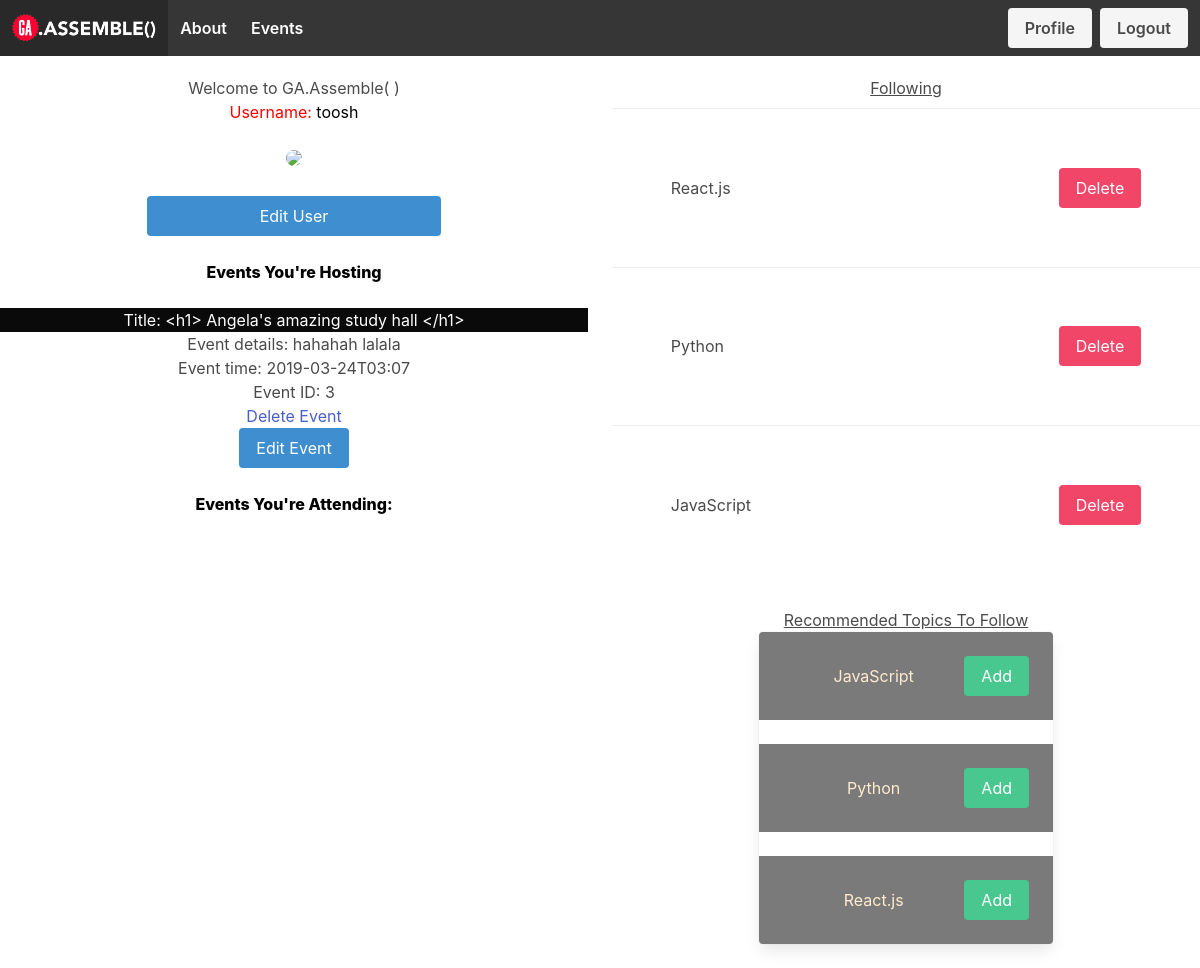
/user (signed in), run on the app's committed database.
### models.py (models this page shows, shortened)
class User(UserMixin, Model):
    username = CharField(unique=True)
    fullname = CharField()
    email = CharField(unique=True)
    password = CharField(max_length=100)
    joined_at = DateTimeField(default=datetime.datetime.now)
    is_admin = BooleanField(default=False)
    class Meta:
        database = DATABASE

class User_Events(Model):
    user = ForeignKeyField(
        model=User, backref="user")
    event = ForeignKeyField(
        model=Event, backref="event")
    isHost = BooleanField()
    class Meta:
        database = DATABASE

class Event(Model):
    title = CharField(100)
    event_time = DateTimeField()
    location = CharField(200)
    details = TextField(500)
    topic = ForeignKeyField(model=Topic,backref="event")
    created_by_id = ForeignKeyField(model=User,backref="user")
    class Meta:
        database = DATABASE

class User_Topics(Model):
    topic = ForeignKeyField(model=Topic,backref="event")
    user = ForeignKeyField(model=User,backref="usertopics")
    class Meta:
        database = DATABASE

class Topic(Model):
    name = CharField(50, unique=True)
    class Meta:
        database = DATABASE

### app.py (the view)
@app.route('/user',methods=["GET","POST"])
@app.route('/user/<topicid>',methods=["GET","POST"])
@login_required
def user_profile(topicid=None):
    user = g.user._get_current_object()
    user_id = user.id
    print("this is the user id",user_id)
    topics = models.Topic.select()
    event_form = forms.Edit_Event_Form()
    form = forms.Edit_User_Form()
    user_topics = models.User_Topics.select().where(models.User_Topics.user_id == user.id)
    user_events = models.User_Events.select().where(models.User_Events.user_id == user.id)
    attending_events = models.User_Events.select().where(models.User_Events.user == user_id, models.User_Events.isHost != True)
    if topicid != None:
        user_topics_count = models.User_Topics.select().where((models.User_Topics.user_id == user.id) & (models.User_Topics.topic_id == topicid)).count()
        if user_topics_count > 0:
            flash('Already Exists')
            print('Working')
            return redirect('user')
        else:
            models.User_Topics.create_usertopic(
            topic=topicid,
            user=user.id
            )
            return redirect('user')
    else:
        print("Hi")
    return render_template('profile.html', user_events=user_events, attending_events=attending_events,user_topics=user_topics, user=user, topics=topics,form=form, event_form=event_form)

### app.py (called while the page is built)
@login_manager.user_loader
def load_user(userid):
    try:
        return models.User.get(models.User.id == userid)
    except models.DoesNotExist:
        return None

@app.before_request
def before_request():
    g.db = models.DATABASE
    g.db.connect()
    g.user = current_user

@app.after_request
def after_request(response):
    g.db.close()
    return response

### templates/profile.html (shortened to what this page needs)
<!DOCTYPE html>
<html lang="en">
  <head>
    <link
      rel="stylesheet"
      href="https://cdnjs.cloudflare.com/ajax/libs/bulma/0.7.4/css/bulma.css"
    />
    <link rel="stylesheet" href="../static/style.css">
  </head>
  <body class="has-navbar-fixed-top">
    {% include 'nav.html' %}
    <br>
{% from 'macros.html' import render_user_event, render_attending_event,render_user_topic, render_user_page_topics %}
    <div class='columns'>
        <div class='column is-one-half'style="text-align:center; display: flex; flex-direction: column">
            <div class="userHeader" style="text-align:center">
                Welcome to GA.Assemble( )
                <br>
                <h4 style="color:red">
                    Username:
                    <span style="color:black">{{user.username}}</span>
                </h4>
                <br>
                <img src="https://media.giphy.com/media/l1L0iRZNIRvJDTvK8/giphy.gif" style="border-radius:50%">
            </div>
            <br>
            <button class="toggle-user-modal button is-info" style="margin-right:25%; margin-left:25%">Edit User</button>
        <br>
        <div style="text-align:center">
          <h2 style= "color:black; font-weight:800 ">Events You're Hosting</h2>
          <br>
          {% for user_event in user_events %}
          {% if user_event.isHost%}
          {% include 'edit_event.html'%}
          {% endif %}
          {% endfor %}
        </div>
        <br>
        <div style="text-align:center">
          <h2 style= "color:black; font-weight:800 ">Events You're Attending:</h2>
        </div>
        </div>
        <div class='column is-two-half'>
            <div class="user_topics" style="text-align: center ">
                <H2 style="text-decoration:underline">Following</H2>
                {% for user_topic in user_topics %}
                    {{ render_user_topic(user_topic) }}
                {% endfor %}
            </div>
            <br>
            <div class="recommend" style="display:flex; flex-direction:column; align-items:center; border-color: white">
                <H2 style="text-decoration:underline">Recommended Topics To Follow</H2>
                    <div class="card" style="width:50%; text-align: center;">
                                {% for topic in topics %}
                                {{ render_user_page_topics(topic) }}
                                {% endfor %}
                            </div>
                        </div>
                </div>
            </div>
  </body>
</html>

### templates/macros.html (shortened to what this page needs)
{% macro render_user_event(user_event, event_form) %}
<div data-id="{{ user_event.id }}">
  <h1 class="has-background-black has-text-white">
    Title: {{ user_event.event.title }}
  </h1>
  <h2>Event details: {{ user_event.event.details }}</h2>
  <h2>Event time: {{ user_event.event.event_time }}</h2>
  <h2>Event ID: {{ user_event.id }}</h2>
  <a href="{{url_for('delete_event', eventid=user_event.id)}}">Delete Event</a>
</div>
{% endmacro %}
{% macro render_user_page_topics(topic)%}
<div class="card-content level has-background-grey" style="color:blanchedalmond" >
    <h6 class="level-item">{{ topic.name }}</h6>
    <a href="{{url_for('user_profile', topicid=topic.id)}}"><button class="button is-success">Add</button></a>
</div>
{% endmacro %}
{% macro render_user_topic(user_topic) %}
<hr class="dropdown-divider">
<div class="level" style="margin:10%">
  <h6>{{ user_topic.topic.name }}</h6>
  <a href="{{url_for('delete_user_topic', topicid=user_topic.topic.id)}}">
    <button class="button is-danger">Delete</button>
  </a>
</div>
{% endmacro %}

### templates/edit_event.html (shortened to what this page needs)
{% from 'macros.html' import render_field, render_event_topic,render_user_event%}
{% block content %}
{{ render_user_event(user_event, event_form) }}
<div class='level-item'>
  <a class='button is-info toggle-edit-event-modal'><p>Edit Event</p></a>
</div>
{% endblock %}

### static/style.css (style rules this page uses)
button { cursor: pointer; }

### data on the page
User: username "toosh"
User_Events: event "<h1> Angela's amazing study hall </h1>", event.details "hahahah lalala", event.event_time "2019-03-24T03:07", id "3"
User_Topics: topic.name "React.js"
User_Topics: topic.name "Python"
User_Topics: topic.name "JavaScript"
Topic: name "JavaScript"
Topic: name "Python"
Topic: name "React.js"
